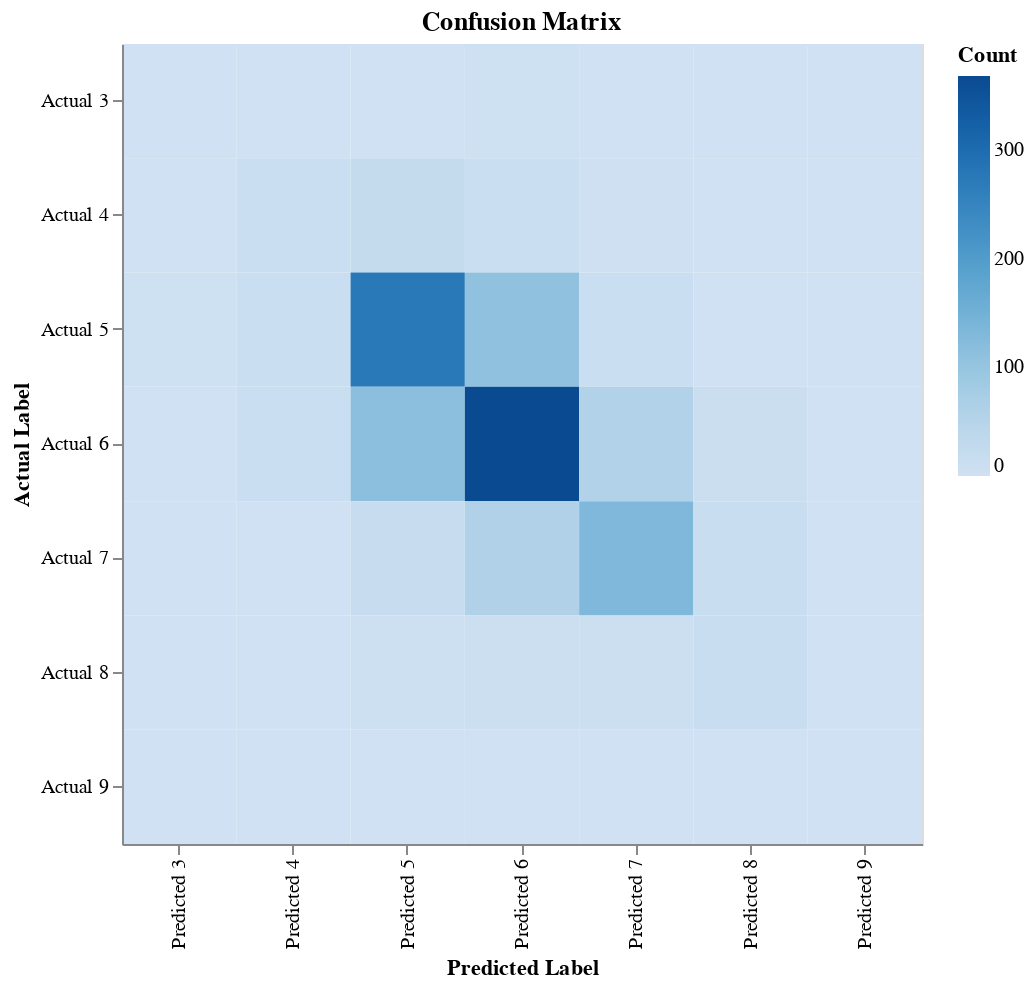

The cell this chart's notebook holds for it:
### Code cell
from sklearn.metrics import confusion_matrix
import pandas as pd
import altair as alt

# Dynamically determine class labels from both y_test and y_test_pred
class_labels = sorted(set(y_test).union(set(y_test_pred)))

# Compute confusion matrix
cm = confusion_matrix(y_test, y_test_pred, labels=class_labels)

# Create a DataFrame with dynamic labels for multi-class
cm_df = pd.DataFrame(cm, columns=[f'Predicted {label}' for label in class_labels],
                     index=[f'Actual {label}' for label in class_labels]).reset_index()

# Convert to long format for Altair
cm_melted = cm_df.melt(id_vars='index', var_name='Predicted', value_name='Count')

# Plot confusion matrix using Altair
confusion_chart = alt.Chart(cm_melted).mark_rect().encode(
    x=alt.X('Predicted:N', title='Predicted Label'),
    y=alt.Y('index:N', title='Actual Label'),
    color=alt.Color('Count:Q', scale=alt.Scale(scheme='blues'), title='Count'),
    tooltip=['index:N', 'Predicted:N', 'Count:Q']
).properties(
    title='Confusion Matrix',
    width=400,
    height=400
)

confusion_chart.display()

### Figure 1 — Vega specification as saved in the notebook (floating-point values rounded to 4 significant figures)
{"$schema": "https://vega.github.io/schema/vega/v5.json", "data": [{"name": "source_0", "values": [{"Count": 0, "Predicted": "Predicted 3", "index": "Actual 3"}, {"Count": 0, "Predicted": "Predicted 3", "index": "Actual 4"}, {"Count": 2, "Predicted": "Predicted 3", "index": "Actual 5"}, {"Count": 0, "Predicted": "Predicted 3", "index": "Actual 6"}, {"Count": 0, "Predicted": "Predicted 3", "index": "Actual 7"}, {"Count": 1, "Predicted": "Predicted 3", "index": "Actual 8"}, {"Count": 0, "Predicted": "Predicted 3", "index": "Actual 9"}, {"Count": 0, "Predicted": "Predicted 4", "index": "Actual 3"}, {"Count": 12, "Predicted": "Predicted 4", "index": "Actual 4"}, {"Count": 14, "Predicted": "Predicted 4", "index": "Actual 5"}, {"Count": 14, "Predicted": "Predicted 4", "index": "Actual 6"}, {"Count": 1, "Predicted": "Predicted 4", "index": "Actual 7"}, {"Count": 0, "Predicted": "Predicted 4", "index": "Actual 8"}, {"Count": 0, "Predicted": "Predicted 4", "index": "Actual 9"}, {"Count": 1, "Predicted": "Predicted 5", "index": "Actual 3"}, {"Count": 24, "Predicted": "Predicted 5", "index": "Actual 4"}, {"Count": 274, "Predicted": "Predicted 5", "index": "Actual 5"}, {"Count": 115, "Predicted": "Predicted 5", "index": "Actual 6"}, {"Count": 17, "Predicted": "Predicted 5", "index": "Actual 7"}, {"Count": 5, "Predicted": "Predicted 5", "index": "Actual 8"}, {"Count": 0, "Predicted": "Predicted 5", "index": "Actual 9"}, {"Count": 2, "Predicted": "Predicted 6", "index": "Actual 3"}, {"Count": 12, "Predicted": "Predicted 6", "index": "Actual 4"}, {"Count": 109, "Predicted": "Predicted 6", "index": "Actual 5"}, {"Count": 368, "Predicted": "Predicted 6", "index": "Actual 6"}, {"Count": 61, "Predicted": "Predicted 6", "index": "Actual 7"}, {"Count": 7, "Predicted": "Predicted 6", "index": "Actual 8"}, {"Count": 0, "Predicted": "Predicted 6", "index": "Actual 9"}, {"Count": 1, "Predicted": "Predicted 7", "index": "Actual 3"}, {"Count": 3, "Predicted": "Predicted 7", "index": "Actual 4"}, {"Count": 13, "Predicted": "Predicted 7", "index": "Actual 5"}, {"Count": 58, "Predicted": "Predicted 7", "index": "Actual 6"}, {"Count": 132, "Predicted": "Predicted 7", "index": "Actual 7"}, {"Count": 8, "Predicted": "Predicted 7", "index": "Actual 8"}, {"Count": 0, "Predicted": "Predicted 7", "index": "Actual 9"}, {"Count": 0, "Predicted": "Predicted 8", "index": "Actual 3"}, {"Count": 0, "Predicted": "Predicted 8", "index": "Actual 4"}, {"Count": 1, "Predicted": "Predicted 8", "index": "Actual 5"}, {"Count": 11, "Predicted": "Predicted 8", "index": "Actual 6"}, {"Count": 16, "Predicted": "Predicted 8", "index": "Actual 7"}, {"Count": 16, "Predicted": "Predicted 8", "index": "Actual 8"}, {"Count": 0, "Predicted": "Predicted 8", "index": "Actual 9"}, {"Count": 0, "Predicted": "Predicted 9", "index": "Actual 3"}, {"Count": 0, "Predicted": "Predicted 9", "index": "Actual 4"}, {"Count": 0, "Predicted": "Predicted 9", "index": "Actual 5"}, {"Count": 1, "Predicted": "Predicted 9", "index": "Actual 6"}, {"Count": 1, "Predicted": "Predicted 9", "index": "Actual 7"}, {"Count": 0, "Predicted": "Predicted 9", "index": "Actual 8"}, {"Count": 0, "Predicted": "Predicted 9", "index": "Actual 9"}]}, {"name": "source_0_x_domain_Predicted", "values": [{"Predicted": "Predicted 3"}, {"Predicted": "Predicted 4"}, {"Predicted": "Predicted 5"}, {"Predicted": "Predicted 6"}, {"Predicted": "Predicted 7"}, {"Predicted": "Predicted 8"}, {"Predicted": "Predicted 9"}]}, {"name": "source_0_y_domain_index", "values": [{"index": "Actual 3"}, {"index": "Actual 4"}, {"index": "Actual 5"}, {"index": "Actual 6"}, {"index": "Actual 7"}, {"index": "Actual 8"}, {"index": "Actual 9"}]}, {"name": "source_0_color_domain_Count", "values": [{"min": 0, "max": 368}]}], "marks": [{"type": "rect", "name": "marks", "from": {"data": "source_0"}, "encode": {"update": {"y": {"field": "index", "scale": "y"}, "x": {"field": "Predicted", "scale": "x"}, "height": {"signal": "max(0.25, bandwidth('y'))"}, "width": {"signal": "max(0.25, bandwidth('x'))"}, "fill": {"field": "Count", "scale": "color"}, "tooltip": {"signal": "{\"index\": isValid(datum[\"index\"]) ? datum[\"index\"] : \"\"+datum[\"index\"], \"Predicted\": isValid(datum[\"Predicted\"]) ? datum[\"Predicted\"] : \"\"+datum[\"Predicted\"], \"Count\": format(datum[\"Count\"], \"\")}"}}}, "style": ["rect"]}], "scales": [{"name": "x", "type": "band", "domain": {"data": "source_0_x_domain_Predicted", "field": "Predicted", "sort": true}, "range": [0, {"signal": "width"}], "paddingInner": 0, "paddingOuter": 0}, {"name": "y", "type": "band", "domain": {"data": "source_0_y_domain_index", "field": "index", "sort": true}, "range": [0, {"signal": "height"}], "paddingOuter": 0, "paddingInner": 0}, {"name": "color", "type": "linear", "domain": [{"signal": "(data(\"source_0_color_domain_Count\")[0] || {}).min"}, {"signal": "(data(\"source_0_color_domain_Count\")[0] || {}).max"}], "range": {"scheme": "blues"}, "interpolate": "hcl", "zero": false}], "axes": [{"scale": "x", "grid": false, "labelAlign": "right", "orient": "bottom", "labelAngle": 270, "labelBaseline": "middle", "title": "Predicted Label", "zindex": 1}, {"scale": "y", "orient": "left", "grid": false, "zindex": 1, "title": "Actual Label"}], "title": {"text": "Confusion Matrix", "frame": "group"}, "width": 400, "background": "white", "padding": 5, "style": "cell", "legends": [{"title": "Count", "fill": "color", "gradientLength": {"signal": "clamp(height, 64, 200)"}}], "height": 400}
